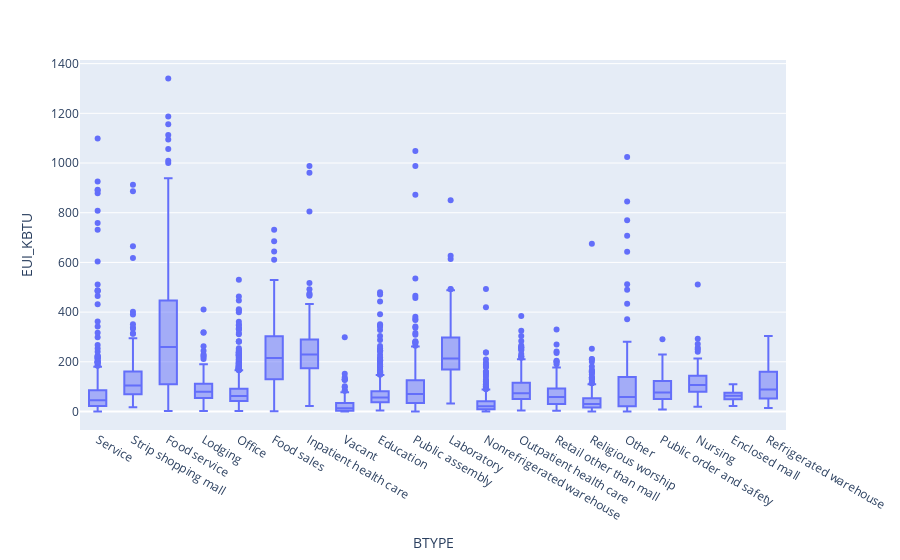

Write notebook code for a chart like this one.
### Markdown cell above
# Boxplot

### Code cell
# cbecs.boxplot(by='BTYPE', column=['EUI_KBTU'], figsize=(24,12), rot=45)
boxplot_fig = px.box(cbecs, x='BTYPE', y="EUI_KBTU")
boxplot_fig.show()

### Figure 1 — Plotly figure (JSON) as saved in the notebook; plotly's stock layout.template omitted (floating-point values rounded to 4 significant figures; data arrays with more than 128 entries replaced by an {"elided": "..."} marker saying what was removed)
{"data": [{"alignmentgroup": "True", "hovertemplate": "BTYPE=%{x}<br>EUI_KBTU=%{y}<extra></extra>", "legendgroup": "", "marker": {"color": "#636efa"}, "name": "", "notched": false, "offsetgroup": "", "orientation": "v", "showlegend": false, "type": "box", "x": {"elided": "6720 str values"}, "x0": " ", "xaxis": "x", "y": {"elided": "6720 float values"}, "y0": " ", "yaxis": "y"}], "layout": {"boxmode": "group", "legend": {"tracegroupgap": 0}, "margin": {"t": 60}, "xaxis": {"anchor": "y", "domain": [0, 1], "title": {"text": "BTYPE"}}, "yaxis": {"anchor": "x", "domain": [0, 1], "title": {"text": "EUI_KBTU"}}}}
